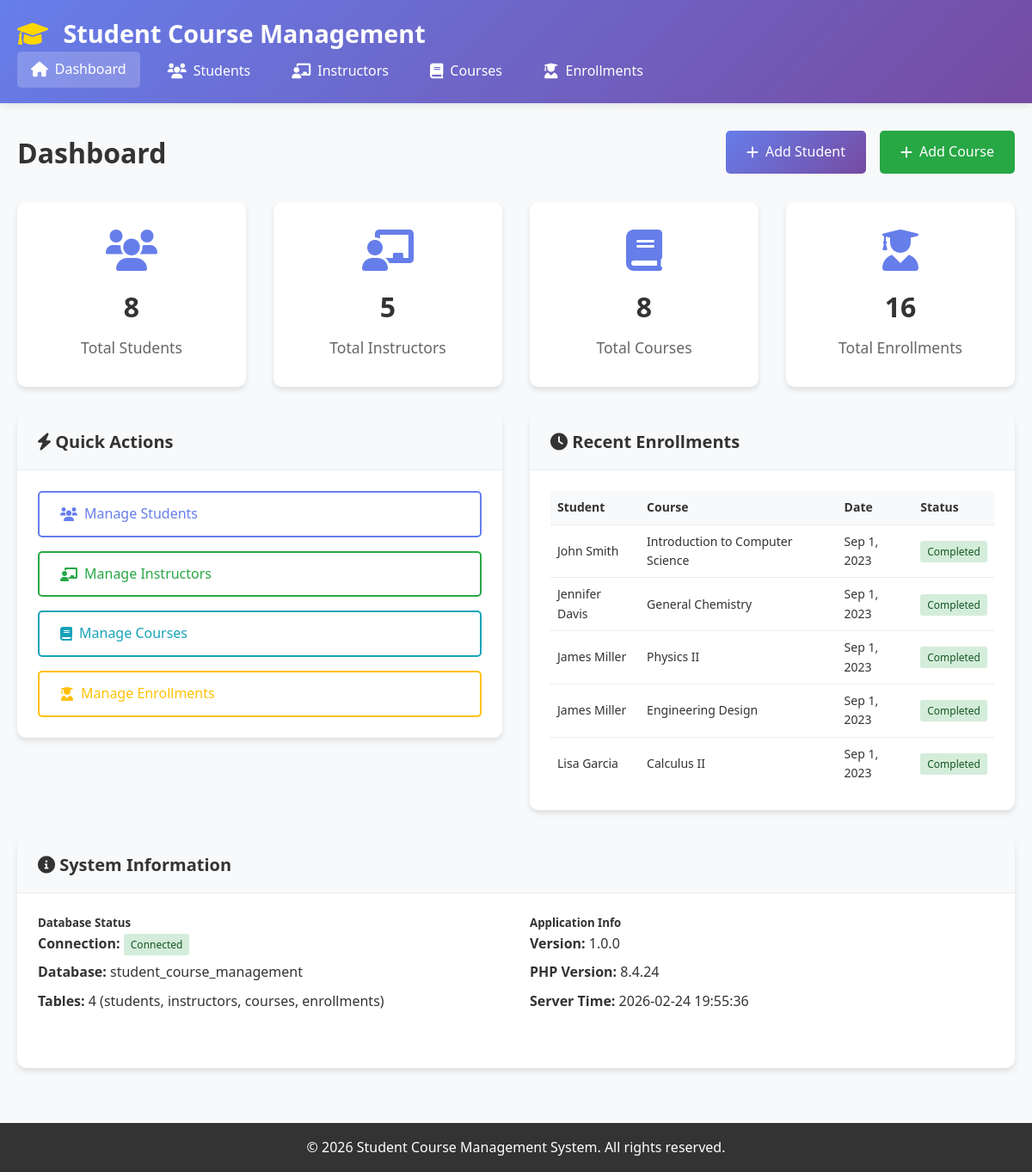
The page / on the database its author committed.
### tables this page shows
CREATE TABLE enrollments (
    enrollment_id INT AUTO_INCREMENT PRIMARY KEY,
    student_id INT NOT NULL,
    course_id INT NOT NULL,
    enrollment_date DATE DEFAULT CURRENT_DATE,
    grade CHAR(2) DEFAULT NULL,
    status ENUM('enrolled', 'completed', 'dropped') DEFAULT 'enrolled',
    created_at TIMESTAMP DEFAULT CURRENT_TIMESTAMP,
    updated_at TIMESTAMP DEFAULT CURRENT_TIMESTAMP ON UPDATE CURRENT_TIMESTAMP,
    FOREIGN KEY (student_id) REFERENCES students(student_id) ON DELETE CASCADE,
    FOREIGN KEY (course_id) REFERENCES courses(course_id) ON DELETE CASCADE,
    UNIQUE KEY unique_enrollment (student_id, course_id)
);

CREATE TABLE students (
    student_id INT AUTO_INCREMENT PRIMARY KEY,
    first_name VARCHAR(50) NOT NULL,
    last_name VARCHAR(50) NOT NULL,
    email VARCHAR(100) UNIQUE NOT NULL,
    phone VARCHAR(15),
    date_of_birth DATE,
    enrollment_date DATE DEFAULT CURRENT_DATE,
    created_at TIMESTAMP DEFAULT CURRENT_TIMESTAMP,
    updated_at TIMESTAMP DEFAULT CURRENT_TIMESTAMP ON UPDATE CURRENT_TIMESTAMP
);

CREATE TABLE courses (
    course_id INT AUTO_INCREMENT PRIMARY KEY,
    course_code VARCHAR(10) UNIQUE NOT NULL,
    course_name VARCHAR(100) NOT NULL,
    credits INT NOT NULL,
    instructor_id INT,
    description TEXT,
    created_at TIMESTAMP DEFAULT CURRENT_TIMESTAMP,
    updated_at TIMESTAMP DEFAULT CURRENT_TIMESTAMP ON UPDATE CURRENT_TIMESTAMP,
    FOREIGN KEY (instructor_id) REFERENCES instructors(instructor_id) ON DELETE SET NULL
);

### config/database.php (called while the page is built, shortened)
<?php
class Database {
    private static $instance = null;
    private $connection;
    private function __construct() {
        try {
            $dsn = "mysql:host=" . DB_HOST . ";dbname=" . DB_NAME . ";charset=" . DB_CHARSET;
            $options = [
                PDO::ATTR_ERRMODE => PDO::ERRMODE_EXCEPTION,
                PDO::ATTR_DEFAULT_FETCH_MODE => PDO::FETCH_ASSOC,
                PDO::ATTR_EMULATE_PREPARES => false,
            ];
            $this->connection = new PDO($dsn, DB_USER, DB_PASS, $options);
        } catch (PDOException $e) {
            error_log("Database connection failed: " . $e->getMessage());
            throw new Exception("Database connection failed. Please try again later.");
        }
    }
    public static function getInstance() {
        if (self::$instance === null) {
            self::$instance = new self();
        }
        return self::$instance;
    }
    public function query($sql, $params = []) {
        try {
            $stmt = $this->connection->prepare($sql);
            $stmt->execute($params);
            return $stmt;
        } catch (PDOException $e) {
            error_log("Database query failed: " . $e->getMessage());
            throw new Exception("Database operation failed. Please try again.");
        }
    }
}
function getDB() {
    return Database::getInstance();
}
?>

### index.php (the view, shortened to what this page needs)
<?php
require_once 'includes/header.php';
try {
    $db = getDB();
    $stats = [];
    $stmt = $db->query("SELECT COUNT(*) as count FROM students");
    $stats['students'] = $stmt->fetch()['count'];
    $stmt = $db->query("SELECT COUNT(*) as count FROM instructors");
    $stats['instructors'] = $stmt->fetch()['count'];
    $stmt = $db->query("SELECT COUNT(*) as count FROM courses");
    $stats['courses'] = $stmt->fetch()['count'];
    $stmt = $db->query("SELECT COUNT(*) as count FROM enrollments");
    $stats['enrollments'] = $stmt->fetch()['count'];
    $stmt = $db->query("
        SELECT e.*, s.first_name, s.last_name, c.course_name
        FROM enrollments e
        JOIN students s ON e.student_id = s.student_id
        JOIN courses c ON e.course_id = c.course_id
        ORDER BY e.enrollment_date DESC
        LIMIT 5
    ");
    $recent_enrollments = $stmt->fetchAll();
} catch (Exception $e) {
    $_SESSION['message'] = "Error loading dashboard: " . $e->getMessage();
    $_SESSION['message_type'] = 'error';
    $stats = ['students' => 0, 'instructors' => 0, 'courses' => 0, 'enrollments' => 0];
    $recent_enrollments = [];
}
?>
<div class="page-header">
    <h1 class="page-title">Dashboard</h1>
    <div class="d-flex gap-2">
        <a href="pages/students/create.php" class="btn btn-primary">
            <i class="fas fa-plus"></i> Add Student
        </a>
        <a href="pages/courses/create.php" class="btn btn-success">
            <i class="fas fa-plus"></i> Add Course
        </a>
    </div>
</div>
<div class="dashboard-grid">
    <div class="dashboard-card">
        <i class="fas fa-users"></i>
        <h3><?php echo $stats['students']; ?></h3>
        <p>Total Students</p>
    </div>
    <div class="dashboard-card">
        <i class="fas fa-chalkboard-teacher"></i>
        <h3><?php echo $stats['instructors']; ?></h3>
        <p>Total Instructors</p>
    </div>
    <div class="dashboard-card">
        <i class="fas fa-book"></i>
        <h3><?php echo $stats['courses']; ?></h3>
        <p>Total Courses</p>
    </div>
    <div class="dashboard-card">
        <i class="fas fa-user-graduate"></i>
        <h3><?php echo $stats['enrollments']; ?></h3>
        <p>Total Enrollments</p>
    </div>
</div>
<div class="row">
    <div class="col-md-6">
        <div class="card">
            <div class="card-header">
                <h3><i class="fas fa-bolt"></i> Quick Actions</h3>
            </div>
            <div class="card-body">
                <div class="d-grid gap-2">
                    <a href="pages/students/index.php" class="btn btn-outline-primary">
                        <i class="fas fa-users"></i> Manage Students
                    </a>
                    <a href="pages/instructors/index.php" class="btn btn-outline-success">
                        <i class="fas fa-chalkboard-teacher"></i> Manage Instructors
                    </a>
                    <a href="pages/courses/index.php" class="btn btn-outline-info">
                        <i class="fas fa-book"></i> Manage Courses
                    </a>
                    <a href="pages/enrollments/index.php" class="btn btn-outline-warning">
                        <i class="fas fa-user-graduate"></i> Manage Enrollments
                    </a>
                </div>
            </div>
        </div>
    </div>
    <div class="col-md-6">
        <div class="card">
            <div class="card-header">
                <h3><i class="fas fa-clock"></i> Recent Enrollments</h3>
            </div>
            <div class="card-body">
                <?php if (!empty($recent_enrollments)): ?>
                    <div class="table-responsive">
                        <table class="table table-sm">
                            <thead>
                                <tr>
                                    <th>Student</th>
                                    <th>Course</th>
                                    <th>Date</th>
                                    <th>Status</th>
                                </tr>
                            </thead>
                            <tbody>
                                <?php foreach ($recent_enrollments as $enrollment): ?>
                                    <tr>
                                        <td><?php echo htmlspecialchars($enrollment['first_name'] . ' ' . $enrollment['last_name']); ?></td>
                                        <td><?php echo htmlspecialchars($enrollment['course_name']); ?></td>
                                        <td><?php echo date('M j, Y', strtotime($enrollment['enrollment_date'])); ?></td>
                                        <td>
                                            <span class="badge badge-<?php echo $enrollment['status'] === 'completed' ? 'success' : ($enrollment['status'] === 'dropped' ? 'danger' : 'info'); ?>">
                                                <?php echo ucfirst($enrollment['status']); ?>
                                            </span>
                                        </td>
                                    </tr>
                                <?php endforeach; ?>
                            </tbody>
                        </table>
                    </div>
                <?php else: ?>
                    <p class="text-muted">No recent enrollments</p>
                <?php endif; ?>
            </div>
        </div>
    </div>
</div>
<div class="row mt-4">
    <div class="col-12">
        <div class="card">
            <div class="card-header">
                <h3><i class="fas fa-info-circle"></i> System Information</h3>
            </div>
            <div class="card-body">
                <div class="row">
                    <div class="col-md-6">
                        <h5>Database Status</h5>
                        <p><strong>Connection:</strong> <span class="badge badge-success">Connected</span></p>
                        <p><strong>Database:</strong> student_course_management</p>
                        <p><strong>Tables:</strong> 4 (students, instructors, courses, enrollments)</p>
                    </div>
                    <div class="col-md-6">
                        <h5>Application Info</h5>
                        <p><strong>Version:</strong> 1.0.0</p>
                        <p><strong>PHP Version:</strong> <?php echo PHP_VERSION; ?></p>
                        <p><strong>Server Time:</strong> <?php echo date('Y-m-d H:i:s'); ?></p>
                    </div>
                </div>
            </div>
        </div>
    </div>
</div>
<?php require_once 'includes/footer.php'; ?>

### includes/header.php (shortened to what this page needs)
<?php
require_once __DIR__ . '/../config/database.php';
function isActive($page) {
    $current_page = basename($_SERVER['PHP_SELF']);
    return ($current_page === $page) ? 'active' : '';
}
?>
<!DOCTYPE html>
<html lang="en">
<head>
    <link rel="stylesheet" href="/student-course-management/css/style.css">
    <link href="https://cdnjs.cloudflare.com/ajax/libs/font-awesome/6.0.0/css/all.min.css" rel="stylesheet">
</head>
<body>
    <header class="header">
        <div class="container">
            <div class="header-content">
                <div class="logo">
                    <h1><i class="fas fa-graduation-cap"></i> Student Course Management</h1>
                </div>
                <nav class="nav">
                    <ul class="nav-list">
                        <li class="nav-item">
                            <a href="/student-course-management/index.php" class="nav-link <?php echo isActive('index.php'); ?>">
                                <i class="fas fa-home"></i> Dashboard
                            </a>
                        </li>
                        <li class="nav-item">
                            <a href="/student-course-management/pages/students/index.php" class="nav-link <?php echo isActive('index.php') && strpos($_SERVER['PHP_SELF'], 'students') !== false ? 'active' : ''; ?>">
                                <i class="fas fa-users"></i> Students
                            </a>
                        </li>
                        <li class="nav-item">
                            <a href="/student-course-management/pages/instructors/index.php" class="nav-link <?php echo isActive('index.php') && strpos($_SERVER['PHP_SELF'], 'instructors') !== false ? 'active' : ''; ?>">
                                <i class="fas fa-chalkboard-teacher"></i> Instructors
                            </a>
                        </li>
                        <li class="nav-item">
                            <a href="/student-course-management/pages/courses/index.php" class="nav-link <?php echo isActive('index.php') && strpos($_SERVER['PHP_SELF'], 'courses') !== false ? 'active' : ''; ?>">
                                <i class="fas fa-book"></i> Courses
                            </a>
                        </li>
                        <li class="nav-item">
                            <a href="/student-course-management/pages/enrollments/index.php" class="nav-link <?php echo isActive('index.php') && strpos($_SERVER['PHP_SELF'], 'enrollments') !== false ? 'active' : ''; ?>">
                                <i class="fas fa-user-graduate"></i> Enrollments
                            </a>
                        </li>
                    </ul>
                </nav>
            </div>
        </div>
    </header>
    <main class="main">
        <div class="container">

### includes/footer.php (shortened to what this page needs)
        </div>
    </main>
    <footer class="footer">
        <div class="container">
            <p>&copy; <?php echo date('Y'); ?> Student Course Management System. All rights reserved.</p>
        </div>
    </footer>
</body>
</html>

### css/style.css (style rules this page uses)
* { margin: 0; padding: 0; box-sizing: border-box; }
body { font-family: 'Segoe UI', Tahoma, Geneva, Verdana, sans-serif; line-height: 1.6; color: #333; background-color: #f8f9fa; }
.container { max-width: 1200px; margin: 0 auto; padding: 0 20px; }
.header { background: linear-gradient(135deg, #667eea 0%, #764ba2 100%); color: white; padding: 1rem 0; box-shadow: 0 2px 10px rgba(0,0,0,0.1); }
.header-content { display: flex; justify-content: space-between; align-items: center; flex-wrap: wrap; }
.logo h1 { font-size: 1.8rem; font-weight: 600; }
.logo i { margin-right: 10px; color: #ffd700; }
.nav-list { display: flex; list-style: none; gap: 1rem; flex-wrap: wrap; }
.nav-link { color: white; text-decoration: none; padding: 0.5rem 1rem; border-radius: 5px; transition: all 0.3s ease; display: flex; align-items: center; gap: 0.5rem; }
.nav-link:hover, .nav-link.active { background-color: rgba(255,255,255,0.2); transform: translateY(-2px); }
.nav-link i { font-size: 1.1rem; }
.main { min-height: calc(100vh - 140px); padding: 2rem 0; }
.dashboard-grid { display: grid; grid-template-columns: repeat(auto-fit, minmax(250px, 1fr)); gap: 2rem; margin-bottom: 2rem; }
.dashboard-card { background: white; padding: 2rem; border-radius: 10px; box-shadow: 0 4px 6px rgba(0,0,0,0.1); text-align: center; transition: transform 0.3s ease; }
.dashboard-card i { font-size: 3rem; margin-bottom: 1rem; color: #667eea; }
.dashboard-card h3 { font-size: 2rem; margin-bottom: 0.5rem; color: #333; }
.dashboard-card p { color: #666; font-size: 1.1rem; }
.page-header { display: flex; justify-content: space-between; align-items: center; margin-bottom: 2rem; flex-wrap: wrap; gap: 1rem; }
.page-title { font-size: 2rem; color: #333; margin: 0; }
.btn { display: inline-flex; align-items: center; gap: 0.5rem; padding: 0.75rem 1.5rem; border: none; border-radius: 5px; text-decoration: none; font-size: 1rem; font-weight: 500; cursor: pointer; transition: all 0.3s ease; text-align: center; }
.btn-primary { background: linear-gradient(135deg, #667eea 0%, #764ba2 100%); color: white; }
.btn-success { background: #28a745; color: white; }
.table { width: 100%; border-collapse: collapse; }
.table th, .table td { padding: 1rem; text-align: left; border-bottom: 1px solid #e9ecef; }
.table th { background-color: #f8f9fa; font-weight: 600; color: #333; }
.table tbody tr:last-child td { border-bottom: none; }
.footer { background-color: #333; color: white; text-align: center; padding: 1rem 0; margin-top: auto; }
.row { display: grid; grid-template-columns: repeat(auto-fit, minmax(300px, 1fr)); gap: 2rem; margin-bottom: 2rem; }
.col-md-6 { min-width: 0; }
.col-12 { grid-column: 1 / -1; }
.card { background: white; border-radius: 10px; box-shadow: 0 4px 6px rgba(0,0,0,0.1); overflow: hidden; }
.card-header { background: #f8f9fa; padding: 1rem 1.5rem; border-bottom: 1px solid #e9ecef; }
.card-header h3 { margin: 0; font-size: 1.25rem; color: #333; }
.card-body { padding: 1.5rem; }
.card-body p { margin-bottom: 0.5rem; }
.btn-outline-primary { color: #667eea; border: 2px solid #667eea; background: transparent; }
.btn-outline-success { color: #28a745; border: 2px solid #28a745; background: transparent; }
.btn-outline-info { color: #17a2b8; border: 2px solid #17a2b8; background: transparent; }
.btn-outline-warning { color: #ffc107; border: 2px solid #ffc107; background: transparent; }
.d-grid { display: grid; }
.gap-2 { gap: 1rem; }
.table-sm th, .table-sm td { padding: 0.5rem; font-size: 0.875rem; }
.table-responsive { overflow-x: auto; }
.d-flex { display: flex; }
.badge { padding: 0.25rem 0.5rem; border-radius: 3px; font-size: 0.75rem; font-weight: 500; }
.badge-success { background-color: #d4edda; color: #155724; }

### rows shown on the page
enrollments: student "8", course "5", student.last_name "Jennifer Davis", course.course_name "General Chemistry", enrollment_date "Sep 1, 2023", status "Completed"
enrollments: student.last_name "John Smith", course.course_name "Introduction to Computer Science", enrollment_date "Sep 1, 2023", status "Completed"
enrollments: student.last_name "James Miller", course.course_name "Physics II", enrollment_date "Sep 1, 2023", status "Completed"
enrollments: student.last_name "James Miller", course.course_name "Engineering Design", enrollment_date "Sep 1, 2023", status "Completed"
enrollments: student.last_name "Lisa Garcia", course.course_name "Calculus II", enrollment_date "Sep 1, 2023", status "Completed"

### other values the page prints
$stats['enrollments'] "16"
PHP_VERSION "8.4.24"
